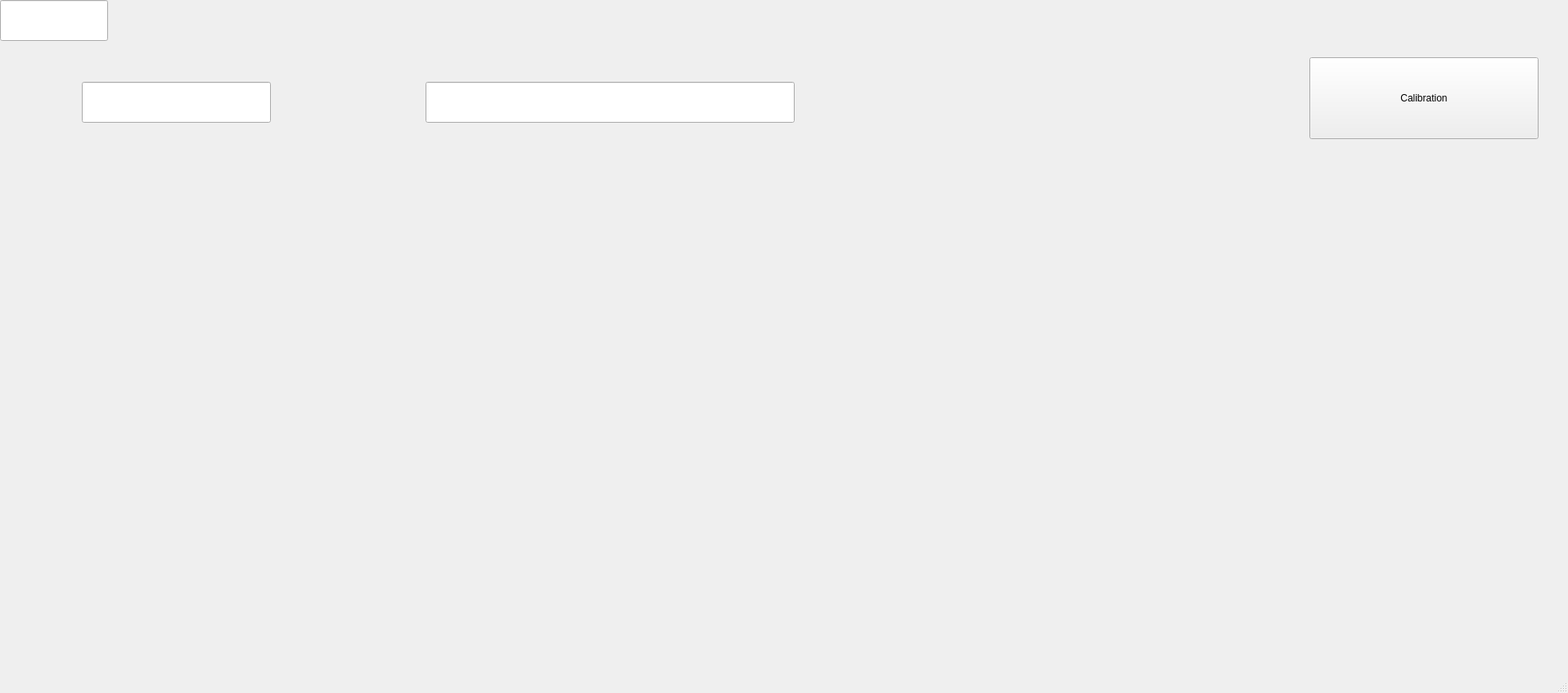
<?xml version="1.0" encoding="UTF-8"?>
<ui version="4.0">
 <class>MainWindow</class>
 <widget class="QMainWindow" name="MainWindow">
  <property name="geometry">
   <rect>
    <x>0</x>
    <y>0</y>
    <width>1916</width>
    <height>847</height>
   </rect>
  </property>
  <property name="windowTitle">
   <string>MainWindow</string>
  </property>
  <widget class="QWidget" name="centralwidget">
   <widget class="QPushButton" name="pushButtonCalibration">
    <property name="geometry">
     <rect>
      <x>1600</x>
      <y>70</y>
      <width>280</width>
      <height>100</height>
     </rect>
    </property>
    <property name="text">
     <string>Calibration</string>
    </property>
   </widget>
   <widget class="QLineEdit" name="lineEdit">
    <property name="geometry">
     <rect>
      <x>520</x>
      <y>100</y>
      <width>451</width>
      <height>50</height>
     </rect>
    </property>
   </widget>
   <widget class="QLineEdit" name="lineEdit_2">
    <property name="geometry">
     <rect>
      <x>100</x>
      <y>100</y>
      <width>231</width>
      <height>50</height>
     </rect>
    </property>
   </widget>
   <widget class="QLineEdit" name="lineEdit_3">
    <property name="geometry">
     <rect>
      <x>0</x>
      <y>0</y>
      <width>132</width>
      <height>50</height>
     </rect>
    </property>
   </widget>
  </widget>
  <widget class="QStatusBar" name="statusbar"/>
  <widget class="QMenuBar" name="menuBar">
   <property name="geometry">
    <rect>
     <x>0</x>
     <y>0</y>
     <width>1916</width>
     <height>47</height>
    </rect>
   </property>
  </widget>
 </widget>
 <resources/>
 <connections/>
</ui>
